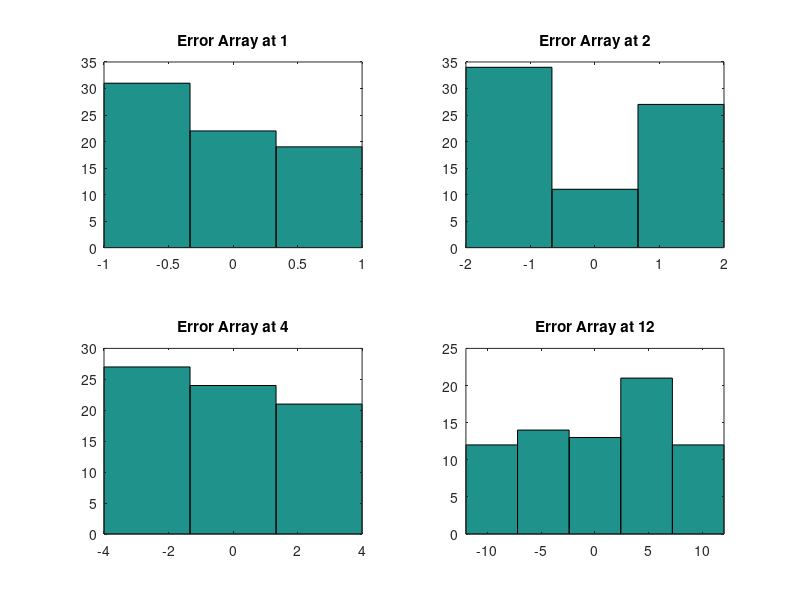

Reproduce this figure in MATLAB. (Note: this script raises an error after producing the figure.)
% creating random ranges:
cd('F:\UserElGuapo\DBOx\Dropbox\ResearchMagic\RandomProyects\160110 12 Effects of AR\MASTER Dataset\AllErrors\RE Base\Uniform Errors')
% Generate random uniform errors
uRa_E1=randi(3,1,72)-2; %Uniform random Array 1
uRa_E2=randi(5,1,72)-3;
uRa_E4=randi(9,1,72)-5;
uRa_E12=randi(25,1,72)-13;

figure;
subplot(2,2,1)
hist(uRa_E1,3);
title('Error Array at 1')

subplot(2,2,2)
hist(uRa_E2,3);
title('Error Array at 2')


subplot(2,2,3)
hist(uRa_E4,3);
title('Error Array at 4')

subplot(2,2,4)
hist(uRa_E12,5);
title('Error Array at 12')
xlim([-12 12])


savethisone('Uniform random error for Antenna positioning') 



save uRa_E1 uRa_E1
save uRa_E2 uRa_E2
save uRa_E4 uRa_E4
save uRa_E12 uRa_E12



% Generate random normal errors

cd('F:\UserElGuapo\DBOx\Dropbox\ResearchMagic\RandomProyects\160110 12 Effects of AR\MASTER Dataset\AllErrors\RE Base\Normal Errors')

nRa_E1=round((1/4).*randn([1 72],'single')+1); %norm random Array, shifted to be centered at 1 with sigma equals mu/4
nRa_E2=round((2/4).*randn([1 72],'single')+2); %norm random Array, shifted to be centered at 2 with sigma equals mu/4
nRa_E4=round((4/4).*randn([1 72],'single')+4); %norm random Array, shifted to be centered at 4 with sigma equals mu/4
nRa_E12=round((12/4).*randn([1 72],'single')+12); %norm random Array, shifted to be centered at 12 with sigma equals mu/4

close all;
figure;
subplot(2,2,1)
hist(nRa_E1,3);
title('Error Array at 1')

subplot(2,2,2)
hist(nRa_E2,4);
title('Error Array at 2')


subplot(2,2,3)
hist(nRa_E4,6);
title('Error Array at 4')
set(gca,'XTick', [0 4 8]);
xlim([0 8]);

subplot(2,2,4)
hist(nRa_E12,6);
title('Error Array at 12')
set(gca,'XTick', [0 12 20]);
xlim([0 20]);

savethisone('Normal random error for Antenna positioning') 


save nRa_E1 nRa_E1
save nRa_E2 nRa_E2
save nRa_E4 nRa_E4
save nRa_E12 nRa_E12

%% Section of the codes that tests the "Actual accuracy error condition"

cd('F:\UserElGuapo\DBOx\Dropbox\ResearchMagic\RandomProyects\160110 12 Effects of AR\MASTER Dataset\AllErrors\RE Base\Sinusoidal Error')

set(0,'defaultAxesFontName', 'Times New Roman')
set(0,'DefaultAxesFontSize',16)
set(0,'DefaultFigureColormap',paruly)
cmap=colormap(paruly);
col_Tumor=cmap(50,:);
col_Fibro=cmap(35,:);
col_Back=cmap(10,:);



rA_amp= 0.26/2; %  or .26/2 % VERIFIED AMP ERROR
rA_mAo=-0.04; % mean axis offset //Not Verified

rAsin_x=0:1.25:358.75;
rAsin_y=-rA_amp*sin(rAsin_x*(2*pi/360))+rA_mAo;
plot(rAsin_x,rAsin_y,'o'), grid on;
ylim([-.25 0.25])
xlim([0 360])

hold on; plot(rAsin_x, 0)
Sa_EDeg=rAsin_y(1:4:end);

close all;
figure; hold on;
plot(0:1.25*4:358.75,Sa_EDeg,'o','MarkerFaceColor',[0.5 0.4 0.3],'MarkerSize',7)
plot(0:1.25*4:358.75,Sa_EDeg*15,'o','MarkerFaceColor',[0.7 0.4 0.3],'MarkerSize',7)
plot(0:0.1:355,0,'LineWidth',18)
xlabel('Position ( \circ)')
ylabel('Deviation ( \circ)')
Sa_EPos=round(Sa_EDeg*15/1.25);
xlim([0 360])
ylim([-3 3])
title('Accuracy error in rotary stage vs induced')

save Sa_EPos15 Sa_EPos
save Sa_EDeg Sa_EDeg
savethisone('SinAccError')

close all

% --- TEST the ERRor Generator


Full_Ref=1:1:288*2;
Full_Data=Full_Ref;


[SetRef_RAacc,SetData_RAcc,indexError,SetNorm]= RAcc_Err(Sa_EPos,Full_Ref,Full_Data);
hold on;
plot(SetNorm)
plot(SetRef_RAacc-SetNorm,'r')
plot(SetData_RAcc-SetNorm,'g')

